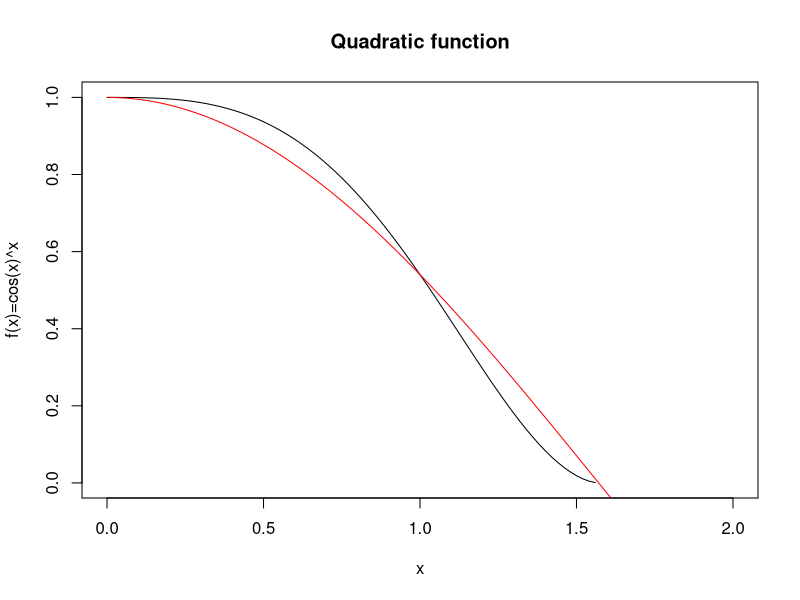

Recreate this plot in R.
#
#  Plot a function
#

curve( cos(x)^x, from =  0 , to = 2, main = "Quadratic function", ylab = "f(x)=cos(x)^x")

#
#  Add another plot to graph:
#
curve( cos(x)  , from =  0 , add = TRUE, col = 'red')
